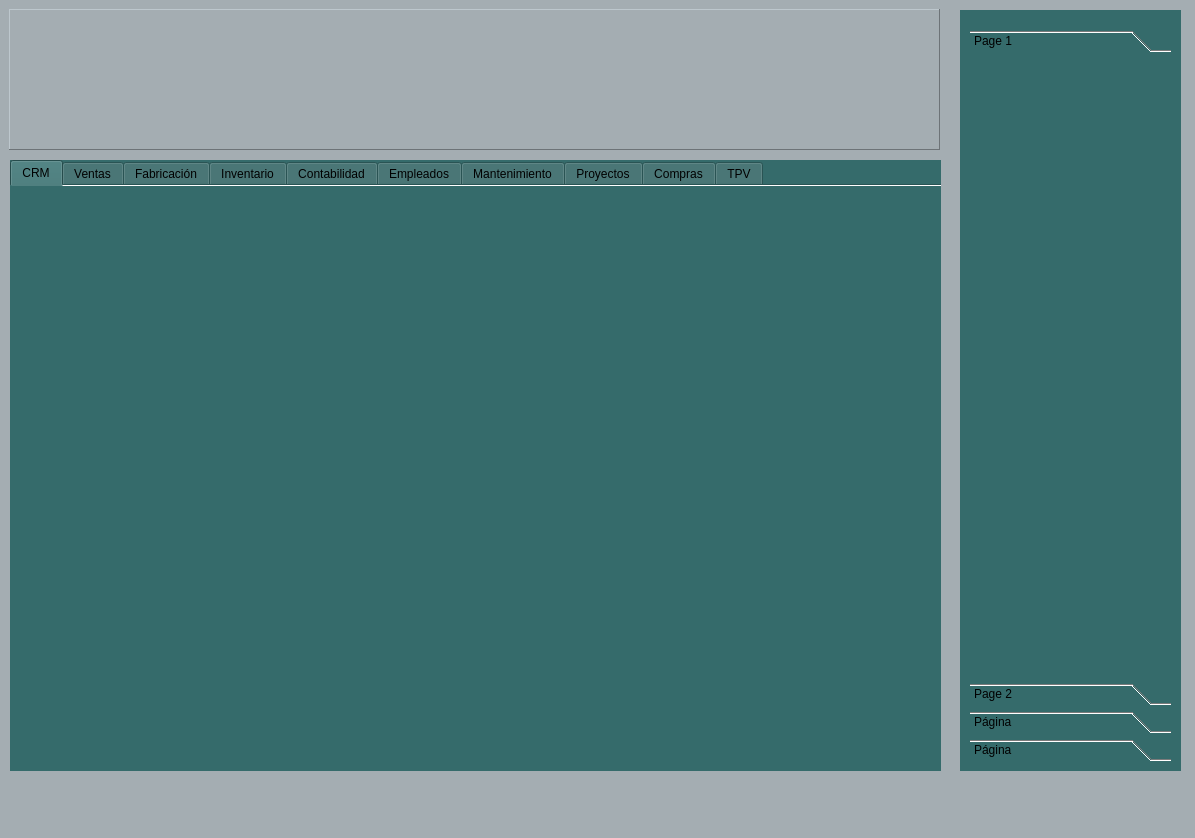
<?xml version="1.0" encoding="UTF-8"?>
<ui version="4.0">
 <class>Principal</class>
 <widget class="QMainWindow" name="Principal">
  <property name="windowModality">
   <enum>Qt::WindowModality::NonModal</enum>
  </property>
  <property name="enabled">
   <bool>true</bool>
  </property>
  <property name="geometry">
   <rect>
    <x>0</x>
    <y>0</y>
    <width>1195</width>
    <height>838</height>
   </rect>
  </property>
  <property name="font">
   <font>
    <family>Bahnschrift</family>
    <pointsize>16</pointsize>
    <italic>false</italic>
    <bold>false</bold>
   </font>
  </property>
  <property name="focusPolicy">
   <enum>Qt::FocusPolicy::NoFocus</enum>
  </property>
  <property name="contextMenuPolicy">
   <enum>Qt::ContextMenuPolicy::NoContextMenu</enum>
  </property>
  <property name="windowTitle">
   <string>Gestr</string>
  </property>
  <property name="windowIcon">
   <iconset>
    <normaloff>C:/Users/Personal/Downloads/jester_PNG15-2657324713-removebg-preview.ico</normaloff>C:/Users/Personal/Downloads/jester_PNG15-2657324713-removebg-preview.ico</iconset>
  </property>
  <property name="styleSheet">
   <string notr="true">
background-color: rgb(164, 173, 178);
font: 16pt &quot;Bahnschrift&quot;;</string>
  </property>
  <property name="iconSize">
   <size>
    <width>30</width>
    <height>30</height>
   </size>
  </property>
  <property name="toolButtonStyle">
   <enum>Qt::ToolButtonStyle::ToolButtonIconOnly</enum>
  </property>
  <property name="documentMode">
   <bool>false</bool>
  </property>
  <property name="tabShape">
   <enum>QTabWidget::TabShape::Rounded</enum>
  </property>
  <widget class="QWidget" name="centralwidget">
   <widget class="QTabWidget" name="Modulos">
    <property name="enabled">
     <bool>true</bool>
    </property>
    <property name="geometry">
     <rect>
      <x>10</x>
      <y>160</y>
      <width>931</width>
      <height>611</height>
     </rect>
    </property>
    <property name="sizePolicy">
     <sizepolicy hsizetype="Expanding" vsizetype="Expanding">
      <horstretch>0</horstretch>
      <verstretch>0</verstretch>
     </sizepolicy>
    </property>
    <property name="maximumSize">
     <size>
      <width>1500</width>
      <height>611</height>
     </size>
    </property>
    <property name="sizeIncrement">
     <size>
      <width>4</width>
      <height>4</height>
     </size>
    </property>
    <property name="tabletTracking">
     <bool>false</bool>
    </property>
    <property name="focusPolicy">
     <enum>Qt::FocusPolicy::NoFocus</enum>
    </property>
    <property name="contextMenuPolicy">
     <enum>Qt::ContextMenuPolicy::NoContextMenu</enum>
    </property>
    <property name="toolTipDuration">
     <number>0</number>
    </property>
    <property name="layoutDirection">
     <enum>Qt::LayoutDirection::LeftToRight</enum>
    </property>
    <property name="autoFillBackground">
     <bool>false</bool>
    </property>
    <property name="styleSheet">
     <string notr="true">background-color: rgb(53, 107, 107);
border-color: rgb(28, 50, 63);</string>
    </property>
    <property name="tabPosition">
     <enum>QTabWidget::TabPosition::North</enum>
    </property>
    <property name="tabShape">
     <enum>QTabWidget::TabShape::Rounded</enum>
    </property>
    <property name="currentIndex">
     <number>0</number>
    </property>
    <property name="iconSize">
     <size>
      <width>16</width>
      <height>16</height>
     </size>
    </property>
    <property name="elideMode">
     <enum>Qt::TextElideMode::ElideLeft</enum>
    </property>
    <property name="usesScrollButtons">
     <bool>false</bool>
    </property>
    <property name="documentMode">
     <bool>true</bool>
    </property>
    <property name="tabsClosable">
     <bool>false</bool>
    </property>
    <property name="movable">
     <bool>true</bool>
    </property>
    <property name="tabBarAutoHide">
     <bool>false</bool>
    </property>
    <widget class="QWidget" name="CRM">
     <attribute name="title">
      <string>CRM</string>
     </attribute>
    </widget>
    <widget class="QWidget" name="Ventas">
     <attribute name="title">
      <string>Ventas</string>
     </attribute>
    </widget>
    <widget class="QWidget" name="Fabricacion">
     <attribute name="title">
      <string>Fabricación</string>
     </attribute>
    </widget>
    <widget class="QWidget" name="Inventario">
     <attribute name="title">
      <string>Inventario</string>
     </attribute>
    </widget>
    <widget class="QWidget" name="Contabilidad">
     <attribute name="title">
      <string>Contabilidad</string>
     </attribute>
    </widget>
    <widget class="QWidget" name="Empleados">
     <attribute name="title">
      <string>Empleados</string>
     </attribute>
    </widget>
    <widget class="QWidget" name="Mantenimiento">
     <attribute name="title">
      <string>Mantenimiento</string>
     </attribute>
    </widget>
    <widget class="QWidget" name="Proyectos">
     <attribute name="title">
      <string>Proyectos</string>
     </attribute>
    </widget>
    <widget class="QWidget" name="Compras">
     <attribute name="title">
      <string>Compras</string>
     </attribute>
    </widget>
    <widget class="QWidget" name="TPV">
     <attribute name="title">
      <string>TPV</string>
     </attribute>
    </widget>
   </widget>
   <widget class="QStackedWidget" name="barraLateral">
    <property name="geometry">
     <rect>
      <x>960</x>
      <y>10</y>
      <width>221</width>
      <height>761</height>
     </rect>
    </property>
    <property name="autoFillBackground">
     <bool>false</bool>
    </property>
    <property name="styleSheet">
     <string notr="true">background-color: rgb(53, 107, 107);
border-color: rgb(164, 173, 178);
item: rgb(0,0,0);</string>
    </property>
    <property name="frameShape">
     <enum>QFrame::Shape::NoFrame</enum>
    </property>
    <property name="currentIndex">
     <number>0</number>
    </property>
    <widget class="QWidget" name="page">
     <widget class="QToolBox" name="toolBox">
      <property name="geometry">
       <rect>
        <x>10</x>
        <y>20</y>
        <width>201</width>
        <height>731</height>
       </rect>
      </property>
      <property name="styleSheet">
       <string notr="true">background-color: rgb(53, 107, 107);</string>
      </property>
      <property name="currentIndex">
       <number>0</number>
      </property>
      <widget class="QWidget" name="page_3">
       <property name="geometry">
        <rect>
         <x>0</x>
         <y>0</y>
         <width>201</width>
         <height>591</height>
        </rect>
       </property>
       <attribute name="label">
        <string>Page 1</string>
       </attribute>
      </widget>
      <widget class="QWidget" name="page_4">
       <property name="geometry">
        <rect>
         <x>0</x>
         <y>0</y>
         <width>201</width>
         <height>591</height>
        </rect>
       </property>
       <attribute name="label">
        <string>Page 2</string>
       </attribute>
      </widget>
      <widget class="QWidget" name="page_5">
       <property name="geometry">
        <rect>
         <x>0</x>
         <y>0</y>
         <width>201</width>
         <height>591</height>
        </rect>
       </property>
       <attribute name="label">
        <string>Página</string>
       </attribute>
      </widget>
      <widget class="QWidget" name="page_6">
       <property name="geometry">
        <rect>
         <x>0</x>
         <y>0</y>
         <width>201</width>
         <height>591</height>
        </rect>
       </property>
       <attribute name="label">
        <string>Página</string>
       </attribute>
      </widget>
     </widget>
    </widget>
    <widget class="QWidget" name="page_2"/>
   </widget>
   <widget class="QStackedWidget" name="horizontalStackedWidget">
    <property name="enabled">
     <bool>true</bool>
    </property>
    <property name="geometry">
     <rect>
      <x>9</x>
      <y>9</y>
      <width>931</width>
      <height>141</height>
     </rect>
    </property>
    <property name="frameShape">
     <enum>QFrame::Shape::Panel</enum>
    </property>
    <property name="frameShadow">
     <enum>QFrame::Shadow::Raised</enum>
    </property>
    <widget class="QWidget" name="horizontalStackedWidgetPage1">
     <layout class="QHBoxLayout" name="horizontalLayout"/>
    </widget>
   </widget>
  </widget>
  <widget class="QMenuBar" name="menubar">
   <property name="geometry">
    <rect>
     <x>0</x>
     <y>0</y>
     <width>1195</width>
     <height>27</height>
    </rect>
   </property>
  </widget>
  <widget class="QStatusBar" name="statusbar"/>
 </widget>
 <resources/>
 <connections/>
</ui>
